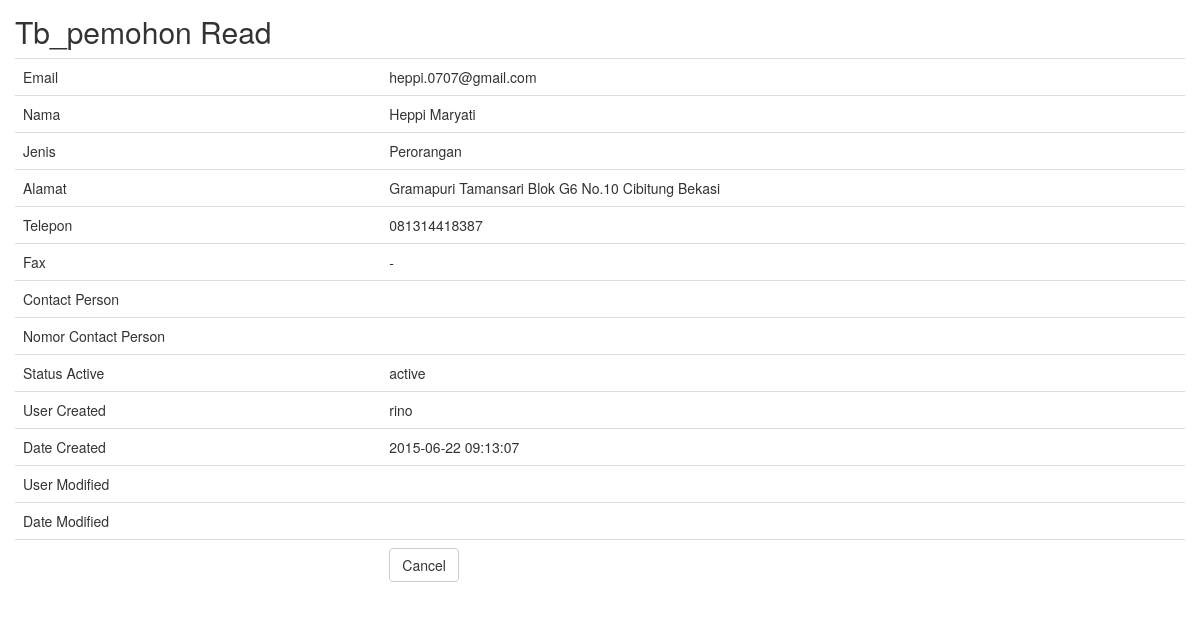
/tb_pemohon/read/58.html, run on the app's committed database.
### tables this page shows
CREATE TABLE `tb_pemohon` (
  `id` int(11) NOT NULL AUTO_INCREMENT,
  `email` varchar(100) DEFAULT NULL,
  `nama` varchar(100) DEFAULT NULL,
  `jenis` varchar(255) DEFAULT NULL,
  `alamat` text,
  `telepon` varchar(255) DEFAULT NULL,
  `fax` varchar(255) DEFAULT NULL,
  `contact_person` varchar(100) NOT NULL,
  `nomor_contact_person` varchar(200) NOT NULL,
  `status_active` varchar(10) DEFAULT NULL,
  `user_created` varchar(20) DEFAULT NULL,
  `date_created` datetime DEFAULT NULL,
  `user_modified` varchar(20) DEFAULT NULL,
  `date_modified` datetime DEFAULT NULL,
  PRIMARY KEY (`id`)
);

### application/controllers/Tb_pemohon.php (called while the page is built, shortened)
<?php
class Tb_pemohon extends CI_Controller
{
    function __construct()
    {
        $this->load->model('Tb_pemohon_model');
        $this->load->library('form_validation');
    }
    public function read($id)
    {
        $row = $this->Tb_pemohon_model->get_by_id($id);
        if ($row) {
            $data = array(
		'id' => $row->id,
		'email' => $row->email,
		'nama' => $row->nama,
		'jenis' => $row->jenis,
		'alamat' => $row->alamat,
		'telepon' => $row->telepon,
		'fax' => $row->fax,
		'contact_person' => $row->contact_person,
		'nomor_contact_person' => $row->nomor_contact_person,
		'status_active' => $row->status_active,
		'user_created' => $row->user_created,
		'date_created' => $row->date_created,
		'user_modified' => $row->user_modified,
		'date_modified' => $row->date_modified,
	    );
            $this->load->view('tb_pemohon/tb_pemohon_read', $data);
        } else {
            $this->session->set_flashdata('message', 'Record Not Found');
            redirect(site_url('tb_pemohon'));
        }
    }
}

### index.php (called while the page is built, shortened)
<?php
require_once BASEPATH.'core/CodeIgniter.php';

### application/models/Tb_pemohon_model.php (called while the page is built, shortened)
<?php
class Tb_pemohon_model extends CI_Model
{
    public $table = 'tb_pemohon';
    public $id = 'id';
    function get_by_id($id)
    {
        $this->db->where($this->id, $id);
        return $this->db->get($this->table)->row();
    }
}

### application/views/tb_pemohon/tb_pemohon_read.php (the view, shortened to what this page needs)
<!doctype html>
<html>
    <head>
        <link rel="stylesheet" href="<?php echo base_url('assets/bootstrap/css/bootstrap.min.css') ?>"/>
    </head>
    <body>
        <h2 style="margin-top:0px">Tb_pemohon Read</h2>
        <table class="table">
	    <tr><td>Email</td><td><?php echo $email; ?></td></tr>
	    <tr><td>Nama</td><td><?php echo $nama; ?></td></tr>
	    <tr><td>Jenis</td><td><?php echo $jenis; ?></td></tr>
	    <tr><td>Alamat</td><td><?php echo $alamat; ?></td></tr>
	    <tr><td>Telepon</td><td><?php echo $telepon; ?></td></tr>
	    <tr><td>Fax</td><td><?php echo $fax; ?></td></tr>
	    <tr><td>Contact Person</td><td><?php echo $contact_person; ?></td></tr>
	    <tr><td>Nomor Contact Person</td><td><?php echo $nomor_contact_person; ?></td></tr>
	    <tr><td>Status Active</td><td><?php echo $status_active; ?></td></tr>
	    <tr><td>User Created</td><td><?php echo $user_created; ?></td></tr>
	    <tr><td>Date Created</td><td><?php echo $date_created; ?></td></tr>
	    <tr><td>User Modified</td><td><?php echo $user_modified; ?></td></tr>
	    <tr><td>Date Modified</td><td><?php echo $date_modified; ?></td></tr>
	    <tr><td></td><td><a href="<?php echo site_url('tb_pemohon') ?>" class="btn btn-default">Cancel</a></td></tr>
	</table>
        </body>
</html>

### application/views/tb_pemohon/tb_pemohon_read.php (style rules this page uses)
body { padding: 15px; }

### data on the page
tb_pemohon: email "heppi.0707@gmail.com", nama "Heppi Maryati", jenis "Perorangan", alamat "Gramapuri Tamansari Blok G6 No.10 Cibitung Bekasi", telepon "081314418387", fax "-", status_active "active", user_created "rino", date_created "2015-06-22 09:13:07"
